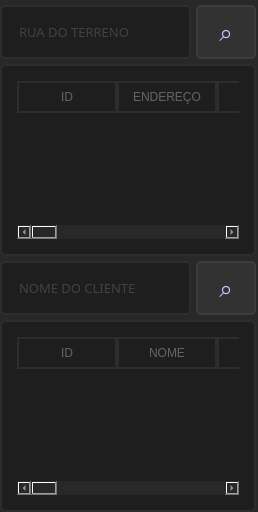
           <widget class="QFrame" name="frame_10">
            <property name="styleSheet">
             <string notr="true">background-color: rgb(40, 40, 40);
border-radius: 10px;
color:rgb(200, 200, 255);</string>
            </property>
            <property name="frameShape">
             <enum>QFrame::StyledPanel</enum>
            </property>
            <property name="frameShadow">
             <enum>QFrame::Raised</enum>
            </property>
            <layout class="QVBoxLayout" name="verticalLayout_3">
             <property name="spacing">
              <number>0</number>
             </property>
             <property name="leftMargin">
              <number>0</number>
             </property>
             <property name="topMargin">
              <number>0</number>
             </property>
             <property name="rightMargin">
              <number>2</number>
             </property>
             <property name="bottomMargin">
              <number>0</number>
             </property>
             <item>
              <widget class="QFrame" name="frame_11">
               <property name="maximumSize">
                <size>
                 <width>16777215</width>
                 <height>60</height>
                </size>
               </property>
               <property name="styleSheet">
                <string notr="true">background-color: rgb(40, 40, 40);
border-radius: 10px;
color:rgb(200, 200, 255);</string>
               </property>
               <property name="frameShape">
                <enum>QFrame::StyledPanel</enum>
               </property>
               <property name="frameShadow">
                <enum>QFrame::Raised</enum>
               </property>
               <layout class="QHBoxLayout" name="horizontalLayout_3">
                <property name="spacing">
                 <number>5</number>
                </property>
                <property name="leftMargin">
                 <number>0</number>
                </property>
                <property name="topMargin">
                 <number>5</number>
                </property>
                <property name="rightMargin">
                 <number>0</number>
                </property>
                <property name="bottomMargin">
                 <number>0</number>
                </property>
                <item>
                 <widget class="QFrame" name="frame_15">
                  <property name="styleSheet">
                   <string notr="true">background-color: rgb(85, 255, 255);</string>
                  </property>
                  <property name="frameShape">
                   <enum>QFrame::StyledPanel</enum>
                  </property>
                  <property name="frameShadow">
                   <enum>QFrame::Raised</enum>
                  </property>
                  <layout class="QHBoxLayout" name="horizontalLayout_18">
                   <property name="spacing">
                    <number>0</number>
                   </property>
                   <property name="leftMargin">
                    <number>0</number>
                   </property>
                   <property name="topMargin">
                    <number>0</number>
                   </property>
                   <property name="rightMargin">
                    <number>0</number>
                   </property>
                   <property name="bottomMargin">
                    <number>0</number>
                   </property>
                   <item>
                    <widget class="QLineEdit" name="txt_searchrua">
                     <property name="sizePolicy">
                      <sizepolicy hsizetype="Expanding" vsizetype="Expanding">
                       <horstretch>0</horstretch>
                       <verstretch>0</verstretch>
                      </sizepolicy>
                     </property>
                     <property name="font">
                      <font>
                       <family>Quicksand</family>
                       <pointsize>10</pointsize>
                      </font>
                     </property>
                     <property name="styleSheet">
                      <string notr="true">QLineEdit{
	border: 2px solid rgb(45, 45, 45);
	border-radius: 5px;
	padding: 15px;
	background-color: rgb(30, 30, 30);
	color: rgb(100, 100, 100);
}
QLineEdit:hover{
	border: 2px solid rgb(55, 55, 55);
}
QLineEdit:focus{
	border: 2px solid rgb(255, 207, 0);
	color: rgb(200, 200, 200);
}</string>
                     </property>
                     <property name="maxLength">
                      <number>32</number>
                     </property>
                     <property name="placeholderText">
                      <string>RUA DO TERRENO</string>
                     </property>
                    </widget>
                   </item>
                  </layout>
                 </widget>
                </item>
                <item>
                 <widget class="QFrame" name="frame_16">
                  <property name="maximumSize">
                   <size>
                    <width>60</width>
                    <height>16777215</height>
                   </size>
                  </property>
                  <property name="styleSheet">
                   <string notr="true">background-color: rgb(255, 170, 255);</string>
                  </property>
                  <property name="frameShape">
                   <enum>QFrame::StyledPanel</enum>
                  </property>
                  <property name="frameShadow">
                   <enum>QFrame::Raised</enum>
                  </property>
                  <layout class="QHBoxLayout" name="horizontalLayout_19">
                   <property name="spacing">
                    <number>0</number>
                   </property>
                   <property name="leftMargin">
                    <number>0</number>
                   </property>
                   <property name="topMargin">
                    <number>0</number>
                   </property>
                   <property name="rightMargin">
                    <number>0</number>
                   </property>
                   <property name="bottomMargin">
                    <number>0</number>
                   </property>
                   <item>
                    <widget class="QPushButton" name="btn_search">
                     <property name="sizePolicy">
                      <sizepolicy hsizetype="Expanding" vsizetype="Expanding">
                       <horstretch>0</horstretch>
                       <verstretch>0</verstretch>
                      </sizepolicy>
                     </property>
                     <property name="font">
                      <font>
                       <family>Quicksand</family>
                       <pointsize>18</pointsize>
                      </font>
                     </property>
                     <property name="styleSheet">
                      <string notr="true">QPushButton{
	background-color:rgb(50, 50, 50);
	border:2px solid rgb(60, 60, 60);
	border-radius:5px;
}
QPushButton:hover{
	background-color:rgb(60, 60, 60);
	border: 2px solid rgb(70, 70, 70);
}
QPushButton:pressed{
	background-color:rgb(250, 230, 0);
	border: 2px solid rgb(255, 165, 24);
	color: rgb(35, 35, 35);
}</string>
                     </property>
                     <property name="text">
                      <string>⌕</string>
                     </property>
                    </widget>
                   </item>
                  </layout>
                 </widget>
                </item>
               </layout>
              </widget>
             </item>
             <item>
              <widget class="QFrame" name="frame_12">
               <property name="styleSheet">
                <string notr="true">background-color: rgb(40, 40, 40);
border-radius: 10px;
color:rgb(200, 200, 255);</string>
               </property>
               <property name="frameShape">
                <enum>QFrame::StyledPanel</enum>
               </property>
               <property name="frameShadow">
                <enum>QFrame::Raised</enum>
               </property>
               <layout class="QHBoxLayout" name="horizontalLayout_5">
                <property name="spacing">
                 <number>0</number>
                </property>
                <property name="leftMargin">
                 <number>0</number>
                </property>
                <property name="topMargin">
                 <number>5</number>
                </property>
                <property name="rightMargin">
                 <number>0</number>
                </property>
                <property name="bottomMargin">
                 <number>0</number>
                </property>
                <item>
                 <widget class="QFrame" name="frame_36">
                  <property name="frameShape">
                   <enum>QFrame::StyledPanel</enum>
                  </property>
                  <property name="frameShadow">
                   <enum>QFrame::Raised</enum>
                  </property>
                  <layout class="QHBoxLayout" name="horizontalLayout_23">
                   <property name="spacing">
                    <number>0</number>
                   </property>
                   <property name="leftMargin">
                    <number>0</number>
                   </property>
                   <property name="topMargin">
                    <number>0</number>
                   </property>
                   <property name="rightMargin">
                    <number>0</number>
                   </property>
                   <property name="bottomMargin">
                    <number>0</number>
                   </property>
                   <item>
                    <widget class="QTableWidget" name="tabWid_obra">
                     <property name="styleSheet">
                      <string notr="true">QTableWidget{
	border: 2px solid rgb(45, 45, 45);
	border-radius: 5px;
	padding: 15px;
	background-color: rgb(30, 30, 30);
	color: rgb(100, 100, 100);
}
QTableWidget:hover{
	border: 2px solid rgb(55, 55, 55);
}
QTableWidget:focus{
	border: 2px solid rgb(255, 207, 0);
	color: rgb(200, 200, 200);
}
QTableWidget:pressed{
	background-color:rgb(250, 230, 0);
	border: 2px solid rgb(255, 165, 24);
	color: rgb(35, 35, 35);
}
QHeaderView::section {
    background-color: rgb(30, 30, 30);
    padding: 5px;
    border: 2px solid rgb(45, 45, 45);
	color: rgb(100, 100, 100);
}

QTableWidget {
    gridline-color: rgb(255, 165, 24);
}

QTableWidget QTableCornerButton {
    background-color: rgb(30, 30, 30); 
}

QTableWidget QTableCornerButton::section {
    background-color: rgb(30, 30, 30);
}
</string>
                     </property>
                     <column>
                      <property name="text">
                       <string>ID</string>
                      </property>
                     </column>
                     <column>
                      <property name="text">
                       <string>ENDEREÇO</string>
                      </property>
                     </column>
                     <column>
                      <property name="text">
                       <string>BAIRRO</string>
                      </property>
                     </column>
                     <column>
                      <property name="text">
                       <string>NUMERO</string>
                      </property>
                     </column>
                     <column>
                      <property name="text">
                       <string>CIDADE</string>
                      </property>
                     </column>
                     <column>
                      <property name="text">
                       <string>LOTE</string>
                      </property>
                     </column>
                     <column>
                      <property name="text">
                       <string>QUADRA</string>
                      </property>
                     </column>
                     <column>
                      <property name="text">
                       <string>QUARTEIRÃO</string>
                      </property>
                     </column>
                     <column>
                      <property name="text">
                       <string>TIPO</string>
                      </property>
                     </column>
                     <column>
                      <property name="text">
                       <string>AREA</string>
                      </property>
                     </column>
                     <column>
                      <property name="text">
                       <string>ART</string>
                      </property>
                     </column>
                     <column>
                      <property name="text">
                       <string>VALOR PARCELA</string>
                      </property>
                     </column>
                     <column>
                      <property name="text">
                       <string>QUANT PARCELA</string>
                      </property>
                     </column>
                     <column>
                      <property name="text">
                       <string>DATA CONTRATO</string>
                      </property>
                     </column>
                     <column>
                      <property name="text">
                       <string>VALOR VISITA</string>
                      </property>
                     </column>
                     <column>
                      <property name="text">
                       <string>INSC. IMOB.</string>
                      </property>
                     </column>
                     <column>
                      <property name="text">
                       <string>ID CLIENTE 1</string>
                      </property>
                     </column>
                     <column>
                      <property name="text">
                       <string>ID CLIENTE 2</string>
                      </property>
                     </column>
                     <column>
                      <property name="text">
                       <string>ID CLIENTE 3</string>
                      </property>
                     </column>
                     <column>
                      <property name="text">
                       <string>ID CLIENTE 4</string>
                      </property>
                     </column>
                    </widget>
                   </item>
                  </layout>
                 </widget>
                </item>
               </layout>
              </widget>
             </item>
             <item>
              <widget class="QFrame" name="frame_13">
               <property name="maximumSize">
                <size>
                 <width>16777215</width>
                 <height>60</height>
                </size>
               </property>
               <property name="styleSheet">
                <string notr="true">background-color: rgb(40, 40, 40);
border-radius: 10px;
color:rgb(200, 200, 255);</string>
               </property>
               <property name="frameShape">
                <enum>QFrame::StyledPanel</enum>
               </property>
               <property name="frameShadow">
                <enum>QFrame::Raised</enum>
               </property>
               <layout class="QHBoxLayout" name="horizontalLayout_4">
                <property name="spacing">
                 <number>5</number>
                </property>
                <property name="leftMargin">
                 <number>0</number>
                </property>
                <property name="topMargin">
                 <number>5</number>
                </property>
                <property name="rightMargin">
                 <number>0</number>
                </property>
                <property name="bottomMargin">
                 <number>0</number>
                </property>
                <item>
                 <widget class="QFrame" name="frame_17">
                  <property name="styleSheet">
                   <string notr="true">background-color: rgb(0, 85, 255);</string>
                  </property>
                  <property name="frameShape">
                   <enum>QFrame::StyledPanel</enum>
                  </property>
                  <property name="frameShadow">
                   <enum>QFrame::Raised</enum>
                  </property>
                  <layout class="QHBoxLayout" name="horizontalLayout_24">
                   <property name="spacing">
                    <number>0</number>
                   </property>
                   <property name="leftMargin">
                    <number>0</number>
                   </property>
                   <property name="topMargin">
                    <number>0</number>
                   </property>
                   <property name="rightMargin">
                    <number>0</number>
                   </property>
                   <property name="bottomMargin">
                    <number>0</number>
                   </property>
                   <item>
                    <widget class="QLineEdit" name="txt_searchnome">
                     <property name="sizePolicy">
                      <sizepolicy hsizetype="Expanding" vsizetype="Expanding">
                       <horstretch>0</horstretch>
                       <verstretch>0</verstretch>
                      </sizepolicy>
                     </property>
                     <property name="maximumSize">
                      <size>
                       <width>16777215</width>
                       <height>16777215</height>
                      </size>
                     </property>
                     <property name="font">
                      <font>
                       <family>Quicksand</family>
                       <pointsize>10</pointsize>
                      </font>
                     </property>
                     <property name="styleSheet">
                      <string notr="true">QLineEdit{
	border: 2px solid rgb(45, 45, 45);
	border-radius: 5px;
	padding: 15px;
	background-color: rgb(30, 30, 30);
	color: rgb(100, 100, 100);
}
QLineEdit:hover{
	border: 2px solid rgb(55, 55, 55);
}
QLineEdit:focus{
	border: 2px solid rgb(255, 207, 0);
	color: rgb(200, 200, 200);
}</string>
                     </property>
                     <property name="maxLength">
                      <number>32</number>
                     </property>
                     <property name="placeholderText">
                      <string>NOME DO CLIENTE</string>
                     </property>
                    </widget>
                   </item>
                  </layout>
                 </widget>
                </item>
                <item>
                 <widget class="QFrame" name="frame_18">
                  <property name="maximumSize">
                   <size>
                    <width>60</width>
                    <height>16777215</height>
                   </size>
                  </property>
                  <property name="styleSheet">
                   <string notr="true">background-color: rgb(170, 0, 127);</string>
                  </property>
                  <property name="frameShape">
                   <enum>QFrame::StyledPanel</enum>
                  </property>
                  <property name="frameShadow">
                   <enum>QFrame::Raised</enum>
                  </property>
                  <layout class="QHBoxLayout" name="horizontalLayout_25">
                   <property name="spacing">
                    <number>0</number>
                   </property>
                   <property name="leftMargin">
                    <number>0</number>
                   </property>
                   <property name="topMargin">
                    <number>0</number>
                   </property>
                   <property name="rightMargin">
                    <number>0</number>
                   </property>
                   <property name="bottomMargin">
                    <number>0</number>
                   </property>
                   <item>
                    <widget class="QPushButton" name="btn_search_2">
                     <property name="sizePolicy">
                      <sizepolicy hsizetype="Expanding" vsizetype="Expanding">
                       <horstretch>0</horstretch>
                       <verstretch>0</verstretch>
                      </sizepolicy>
                     </property>
                     <property name="font">
                      <font>
                       <family>Quicksand</family>
                       <pointsize>18</pointsize>
                      </font>
                     </property>
                     <property name="styleSheet">
                      <string notr="true">QPushButton{
	background-color:rgb(50, 50, 50);
	border:2px solid rgb(60, 60, 60);
	border-radius:5px;
}
QPushButton:hover{
	background-color:rgb(60, 60, 60);
	border: 2px solid rgb(70, 70, 70);
}
QPushButton:pressed{
	background-color:rgb(250, 230, 0);
	border: 2px solid rgb(255, 165, 24);
	color: rgb(35, 35, 35);
}</string>
                     </property>
                     <property name="text">
                      <string>⌕</string>
                     </property>
                    </widget>
                   </item>
                  </layout>
                 </widget>
                </item>
               </layout>
              </widget>
             </item>
             <item>
              <widget class="QFrame" name="frame_14">
               <property name="styleSheet">
                <string notr="true">background-color: rgb(40, 40, 40);
border-radius: 10px;
color:rgb(200, 200, 255);</string>
               </property>
               <property name="frameShape">
                <enum>QFrame::StyledPanel</enum>
               </property>
               <property name="frameShadow">
                <enum>QFrame::Raised</enum>
               </property>
               <layout class="QHBoxLayout" name="horizontalLayout_6">
                <property name="spacing">
                 <number>0</number>
                </property>
                <property name="leftMargin">
                 <number>0</number>
                </property>
                <property name="topMargin">
                 <number>5</number>
                </property>
                <property name="rightMargin">
                 <number>0</number>
                </property>
                <property name="bottomMargin">
                 <number>0</number>
                </property>
                <item>
                 <widget class="QFrame" name="frame_37">
                  <property name="frameShape">
                   <enum>QFrame::StyledPanel</enum>
                  </property>
                  <property name="frameShadow">
                   <enum>QFrame::Raised</enum>
                  </property>
                  <layout class="QHBoxLayout" name="horizontalLayout_22">
                   <property name="spacing">
                    <number>0</number>
                   </property>
                   <property name="leftMargin">
                    <number>0</number>
                   </property>
                   <property name="topMargin">
                    <number>0</number>
                   </property>
                   <property name="rightMargin">
                    <number>0</number>
                   </property>
                   <property name="bottomMargin">
                    <number>0</number>
                   </property>
                   <item>
                    <widget class="QTableWidget" name="tabWid_cli">
                     <property name="styleSheet">
                      <string notr="true">QTableWidget{
	border: 2px solid rgb(45, 45, 45);
	border-radius: 5px;
	padding: 15px;
	background-color: rgb(30, 30, 30);
	color: rgb(100, 100, 100);
}
QTableWidget:hover{
	border: 2px solid rgb(55, 55, 55);
}
QTableWidget:focus{
	border: 2px solid rgb(255, 207, 0);
	color: rgb(200, 200, 200);
}
QTableWidget:pressed{
	background-color:rgb(250, 230, 0);
	border: 2px solid rgb(255, 165, 24);
	color: rgb(35, 35, 35);
}
QHeaderView::section {
    background-color: rgb(30, 30, 30);
    padding: 5px;
    border: 2px solid rgb(45, 45, 45);
	color: rgb(100, 100, 100);
}

QTableWidget {
    gridline-color: rgb(255, 165, 24);
}

QTableWidget QTableCornerButton {
    background-color: rgb(30, 30, 30); 
}

QTableWidget QTableCornerButton::section {
    background-color: rgb(30, 30, 30);
}
</string>
                     </property>
                     <column>
                      <property name="text">
                       <string>ID</string>
                      </property>
                     </column>
                     <column>
                      <property name="text">
                       <string>NOME</string>
                      </property>
                     </column>
                     <column>
                      <property name="text">
                       <string>CPF</string>
                      </property>
                     </column>
                     <column>
                      <property name="text">
                       <string>RG</string>
                      </property>
                     </column>
                     <column>
                      <property name="text">
                       <string>ENDEREÇO</string>
                      </property>
                     </column>
                     <column>
                      <property name="text">
                       <string>BAIRRO</string>
                      </property>
                     </column>
                     <column>
                      <property name="text">
                       <string>NUM</string>
                      </property>
                     </column>
                     <column>
                      <property name="text">
                       <string>CIDADE</string>
                      </property>
                     </column>
                     <column>
                      <property name="text">
                       <string>ESTADO</string>
                      </property>
                     </column>
                     <column>
                      <property name="text">
                       <string>CEP</string>
                      </property>
                     </column>
                     <column>
                      <property name="text">
                       <string>NACIONALIDADE</string>
                      </property>
                     </column>
                     <column>
                      <property name="text">
                       <string>PROFISSÃO</string>
                      </property>
                     </column>
                     <column>
                      <property name="text">
                       <string>ESTADO CIVIL</string>
                      </property>
                     </column>
                     <column>
                      <property name="text">
                       <string>CELULAR</string>
                      </property>
                     </column>
                     <column>
                      <property name="text">
                       <string>EMAIL</string>
                      </property>
                     </column>
                    </widget>
                   </item>
                  </layout>
                 </widget>
                </item>
               </layout>
              </widget>
             </item>
            </layout>
           </widget>
